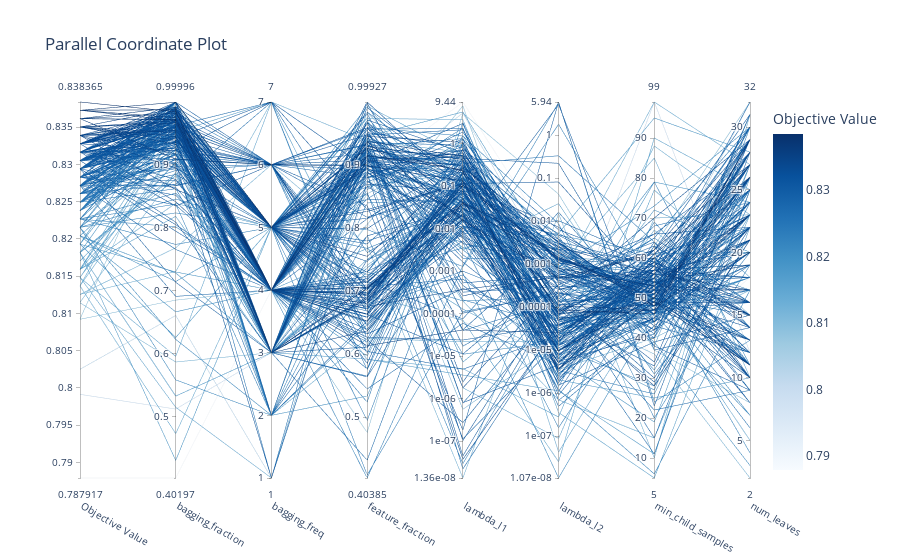

Here is the notebook cell this chart was saved with:
### Code cell
plot_parallel_coordinate(study)

### Figure 1 — Plotly figure (JSON) as saved in the notebook; plotly's stock layout.template omitted (floating-point values rounded to 4 significant figures; data arrays with more than 128 entries replaced by an {"elided": "..."} marker saying what was removed)
{"data": [{"dimensions": [{"label": "Objective Value", "range": [0.7879, 0.8384], "values": {"elided": "250 float values"}}, {"label": "bagging_fraction", "range": [0.402, 1.0], "values": {"elided": "250 float values"}}, {"label": "bagging_freq", "range": [1, 7], "values": {"elided": "250 int values"}}, {"label": "feature_fraction", "range": [0.4039, 0.9993], "values": {"elided": "250 float values"}}, {"label": "lambda_l1", "range": [-7.865, 0.9752], "ticktext": ["1.36e-08", "1e-07", "1e-06", "1e-05", "0.0001", "0.001", "0.01", "0.1", "1", "9.44"], "tickvals": [-7.865, -7, -6, -5, -4, -3, -2, -1, 0, 0.9752], "values": {"elided": "250 float values"}}, {"label": "lambda_l2", "range": [-7.97, 0.7741], "ticktext": ["1.07e-08", "1e-07", "1e-06", "1e-05", "0.0001", "0.001", "0.01", "0.1", "1", "5.94"], "tickvals": [-7.97, -7, -6, -5, -4, -3, -2, -1, 0, 0.7741], "values": {"elided": "250 float values"}}, {"label": "min_child_samples", "range": [5, 99], "values": {"elided": "250 int values"}}, {"label": "num_leaves", "range": [2, 32], "values": {"elided": "250 int values"}}], "labelangle": 30, "labelside": "bottom", "line": {"color": {"elided": "250 float values"}, "colorbar": {"title": {"text": "Objective Value"}}, "colorscale": [[0, "rgb(247,251,255)"], [0.125, "rgb(222,235,247)"], [0.25, "rgb(198,219,239)"], [0.375, "rgb(158,202,225)"], [0.5, "rgb(107,174,214)"], [0.625, "rgb(66,146,198)"], [0.75, "rgb(33,113,181)"], [0.875, "rgb(8,81,156)"], [1, "rgb(8,48,107)"]], "reversescale": false, "showscale": true}, "type": "parcoords"}], "layout": {"title": {"text": "Parallel Coordinate Plot"}}}
